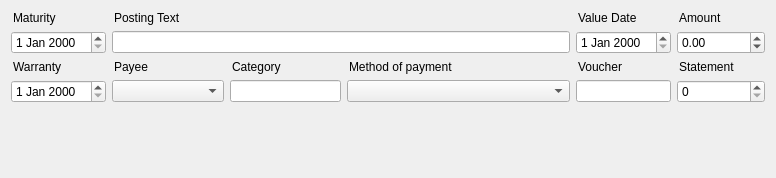
<?xml version="1.0" encoding="UTF-8"?>
<ui version="4.0">
 <class>PostingTabWidget</class>
 <widget class="QWidget" name="PostingTabWidget">
  <property name="geometry">
   <rect>
    <x>0</x>
    <y>0</y>
    <width>776</width>
    <height>178</height>
   </rect>
  </property>
  <property name="windowTitle">
   <string/>
  </property>
  <layout class="QVBoxLayout" name="verticalLayout">
   <item>
    <layout class="QGridLayout" name="gridLayout">
     <item row="0" column="0">
      <widget class="QLabel" name="label_17">
       <property name="text">
        <string>Maturity</string>
       </property>
       <property name="indent">
        <number>2</number>
       </property>
      </widget>
     </item>
     <item row="0" column="2" colspan="4">
      <widget class="QLabel" name="label_18">
       <property name="text">
        <string>Posting Text</string>
       </property>
       <property name="indent">
        <number>2</number>
       </property>
       <property name="buddy">
        <cstring>postingtext</cstring>
       </property>
      </widget>
     </item>
     <item row="0" column="6">
      <widget class="QLabel" name="label_19">
       <property name="text">
        <string>Value Date</string>
       </property>
       <property name="indent">
        <number>2</number>
       </property>
      </widget>
     </item>
     <item row="0" column="7">
      <widget class="QLabel" name="label_4">
       <property name="text">
        <string>Amount</string>
       </property>
       <property name="indent">
        <number>2</number>
       </property>
       <property name="buddy">
        <cstring>amount</cstring>
       </property>
      </widget>
     </item>
     <item row="1" column="7">
      <widget class="QDoubleSpinBox" name="amount">
       <property name="sizePolicy">
        <sizepolicy hsizetype="Minimum" vsizetype="Fixed">
         <horstretch>1</horstretch>
         <verstretch>0</verstretch>
        </sizepolicy>
       </property>
       <property name="minimum">
        <double>-9999999.990000000223517</double>
       </property>
       <property name="maximum">
        <double>9999999.990000000223517</double>
       </property>
      </widget>
     </item>
     <item row="2" column="2">
      <widget class="QLabel" name="label_8">
       <property name="text">
        <string>Payee</string>
       </property>
       <property name="indent">
        <number>2</number>
       </property>
      </widget>
     </item>
     <item row="2" column="3">
      <widget class="QLabel" name="label_7">
       <property name="text">
        <string>Category</string>
       </property>
       <property name="indent">
        <number>2</number>
       </property>
      </widget>
     </item>
     <item row="2" column="4" colspan="2">
      <widget class="QLabel" name="label_11">
       <property name="text">
        <string>Method of payment</string>
       </property>
       <property name="indent">
        <number>2</number>
       </property>
      </widget>
     </item>
     <item row="2" column="6">
      <widget class="QLabel" name="label_10">
       <property name="text">
        <string>Voucher</string>
       </property>
       <property name="indent">
        <number>2</number>
       </property>
       <property name="buddy">
        <cstring>voucher</cstring>
       </property>
      </widget>
     </item>
     <item row="2" column="7">
      <widget class="QLabel" name="label_9">
       <property name="text">
        <string>Statement</string>
       </property>
       <property name="indent">
        <number>2</number>
       </property>
       <property name="buddy">
        <cstring>statement</cstring>
       </property>
      </widget>
     </item>
     <item row="3" column="6">
      <widget class="KLineEdit" name="voucher"/>
     </item>
     <item row="2" column="0">
      <widget class="QLabel" name="label_13">
       <property name="text">
        <string>Warranty</string>
       </property>
       <property name="indent">
        <number>2</number>
       </property>
      </widget>
     </item>
     <item row="1" column="2" colspan="4">
      <widget class="KLineEdit" name="postingtext">
       <property name="sizePolicy">
        <sizepolicy hsizetype="Expanding" vsizetype="Fixed">
         <horstretch>2</horstretch>
         <verstretch>0</verstretch>
        </sizepolicy>
       </property>
      </widget>
     </item>
     <item row="1" column="0">
      <widget class="DateEdit" name="maturity">
       <property name="sizePolicy">
        <sizepolicy hsizetype="Expanding" vsizetype="Fixed">
         <horstretch>1</horstretch>
         <verstretch>0</verstretch>
        </sizepolicy>
       </property>
      </widget>
     </item>
     <item row="3" column="0">
      <widget class="DateEdit" name="warranty"/>
     </item>
     <item row="1" column="6">
      <widget class="DateEdit" name="valuedate">
       <property name="sizePolicy">
        <sizepolicy hsizetype="Expanding" vsizetype="Fixed">
         <horstretch>1</horstretch>
         <verstretch>0</verstretch>
        </sizepolicy>
       </property>
      </widget>
     </item>
     <item row="3" column="4" colspan="2">
      <widget class="QComboBox" name="payment"/>
     </item>
     <item row="3" column="2">
      <widget class="QComboBox" name="payee"/>
     </item>
     <item row="3" column="3">
      <widget class="KLineEdit" name="category"/>
     </item>
     <item row="3" column="7">
      <widget class="QSpinBox" name="statement">
       <property name="maximum">
        <number>99999</number>
       </property>
      </widget>
     </item>
    </layout>
   </item>
   <item>
    <spacer name="verticalSpacer">
     <property name="orientation">
      <enum>Qt::Vertical</enum>
     </property>
     <property name="sizeHint" stdset="0">
      <size>
       <width>20</width>
       <height>40</height>
      </size>
     </property>
    </spacer>
   </item>
  </layout>
 </widget>
 <customwidgets>
  <customwidget>
   <class>KLineEdit</class>
   <extends>QLineEdit</extends>
   <header>klineedit.h</header>
  </customwidget>
  <customwidget>
   <class>DateEdit</class>
   <extends>QDateEdit</extends>
   <header>dateedit.h</header>
  </customwidget>
 </customwidgets>
 <tabstops>
  <tabstop>postingtext</tabstop>
  <tabstop>amount</tabstop>
  <tabstop>voucher</tabstop>
  <tabstop>statement</tabstop>
 </tabstops>
 <resources/>
 <connections/>
</ui>
